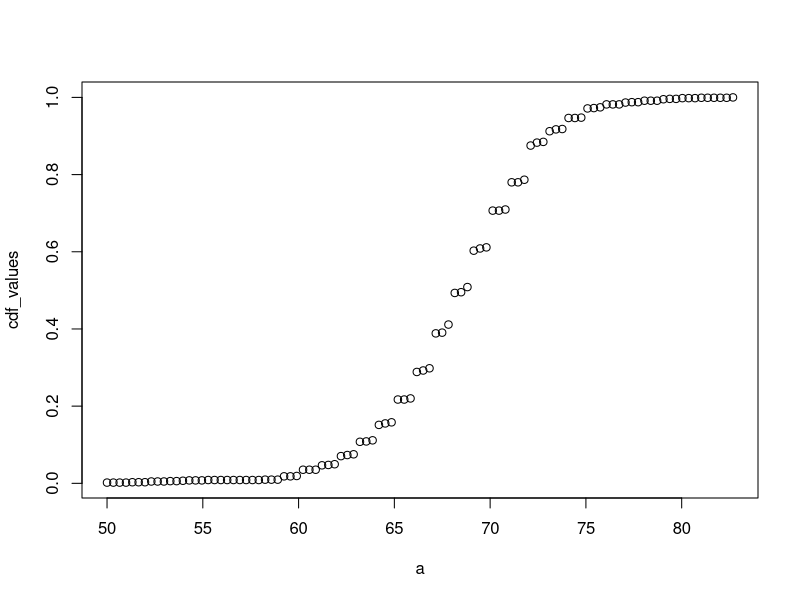
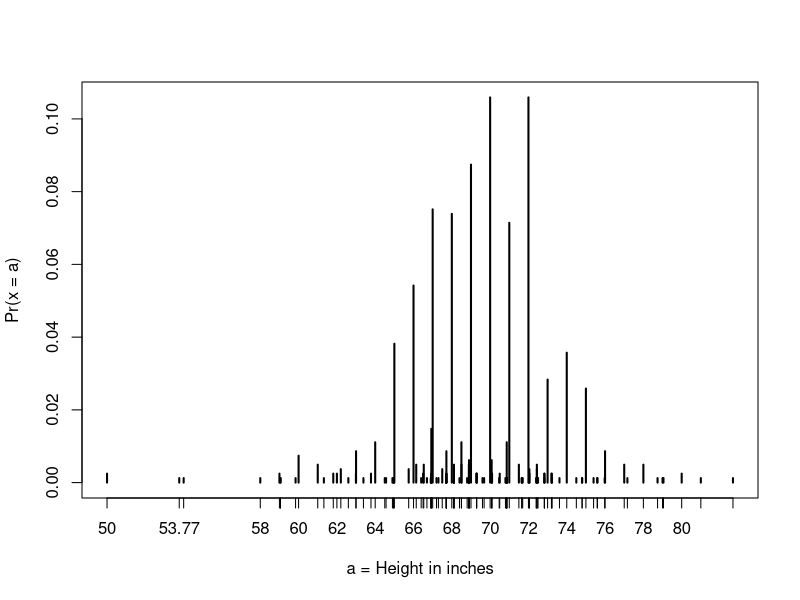
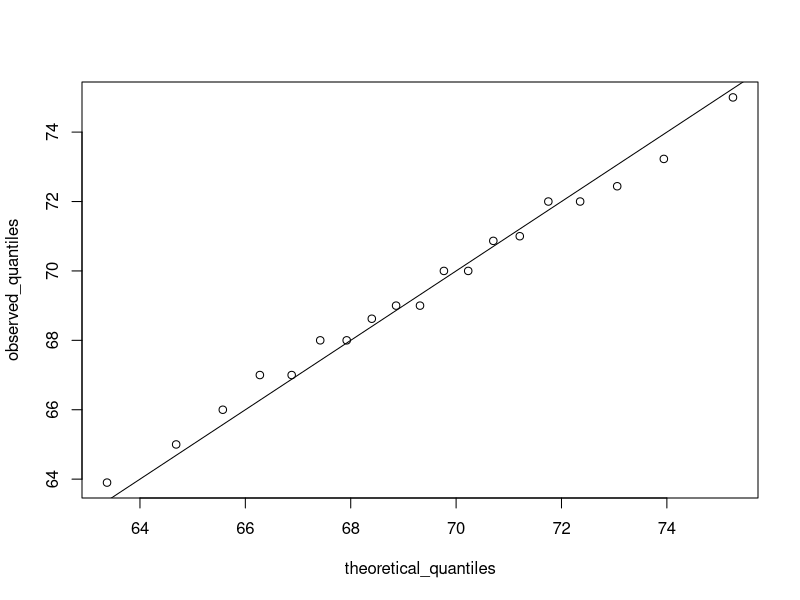
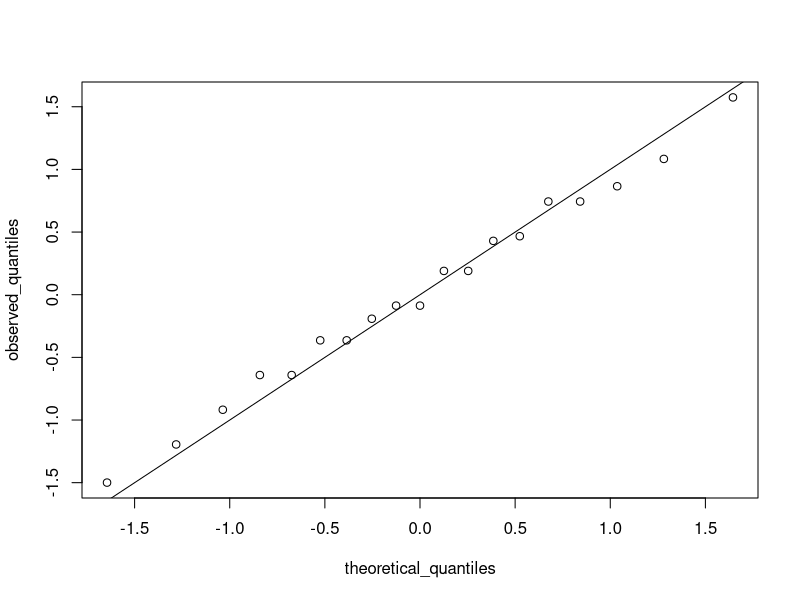

Recreate these plots in R, in order.
## ---- chunk 1
library(dslabs)
data(heights)
x <- heights$height
head(table(x))
## ---- chunk 2
# load the dataset
library(dslabs)
data(heights)

# make a table of category proportions
prop.table(table(heights$sex))  
## ---- chunk 3
data(heights)
my_data <- heights$height
a <- seq(min(my_data), max(my_data), length = 100)    # define range of values spanning the dataset
cdf_function <- function(x) {    # computes prob. for a single value
    mean(my_data <= x)
}
cdf_values <- sapply(a, cdf_function)
plot(a, cdf_values)
## ---- chunk 4
# define x as vector of male heights
library(tidyverse)
library(dslabs)
data(heights)
index <- heights$sex=="Male"
x <- heights$height[index]

# calculate the mean and standard deviation manually
average <- sum(x)/length(x)
SD <- sqrt(sum((x - average)^2)/length(x))

# built-in mean and sd functions - note that the audio and printed values disagree
average <- mean(x)
SD <- sd(x)
c(average = average, SD = SD)

# calculate standard units
z <- scale(x)

# calculate proportion of values within 2 SD of mean
mean(abs(z) < 2)
## ---- chunk 5
library(tidyverse)
library(dslabs)
data(heights)
x <- heights %>% filter(sex=="Male") %>% pull(height)

#We can estimate the probability that a male is taller than 70.5 inches with:
1 - pnorm(70.5, mean(x), sd(x))

# plot distribution of exact heights in data
plot(prop.table(table(x)), xlab = "a = Height in inches", ylab = "Pr(x = a)")

# probabilities in actual data over length 1 ranges containing an integer
mean(x <= 68.5) - mean(x <= 67.5)
mean(x <= 69.5) - mean(x <= 68.5)
mean(x <= 70.5) - mean(x <= 69.5)

# probabilities in normal approximation match well
pnorm(68.5, mean(x), sd(x)) - pnorm(67.5, mean(x), sd(x))
pnorm(69.5, mean(x), sd(x)) - pnorm(68.5, mean(x), sd(x))
pnorm(70.5, mean(x), sd(x)) - pnorm(69.5, mean(x), sd(x))

# probabilities in actual data over other ranges don't match normal approx as well
mean(x <= 70.9) - mean(x <= 70.1)
pnorm(70.9, mean(x), sd(x)) - pnorm(70.1, mean(x), sd(x))
## ---- chunk 6
data <- heights$height
p <- seq(0.01, 0.99, 0.01)
quantile(data, p)
## ---- chunk 7
summary(heights$height)
p <- seq(0.01, 0.99, 0.01)
percentiles <- quantile(heights$height, p)
percentiles[names(percentiles) == "25%"]
percentiles[names(percentiles) == "75%"]
## ---- chunk 8
# define x and z
library(tidyverse)
library(dslabs)
data(heights)
index <- heights$sex=="Male"
x <- heights$height[index]
z <- scale(x)

# proportion of data below 69.5
mean(x <= 69.5)

# calculate observed and theoretical quantiles
p <- seq(0.05, 0.95, 0.05)
observed_quantiles <- quantile(x, p)
theoretical_quantiles <- qnorm(p, mean = mean(x), sd = sd(x))

# make QQ-plot
plot(theoretical_quantiles, observed_quantiles)
abline(0,1)

# make QQ-plot with scaled values
observed_quantiles <- quantile(z, p)
theoretical_quantiles <- qnorm(p)
plot(theoretical_quantiles, observed_quantiles)
abline(0,1)
